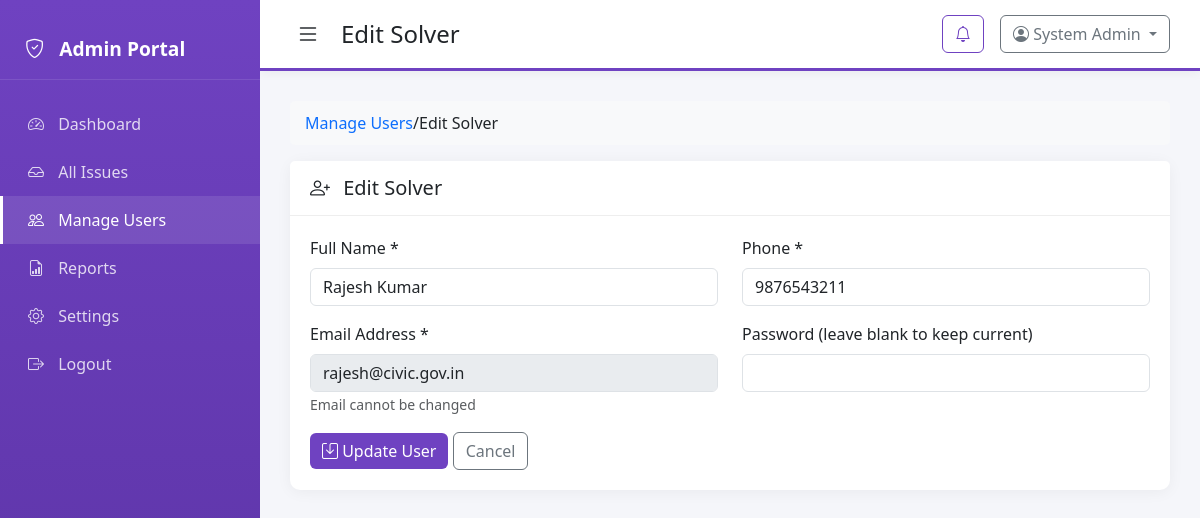
Screenshot of /admin/add-user.php?role=solver&id=2 (signed in) with the database file from the repository.
### tables this page shows
CREATE TABLE users (
    id INT AUTO_INCREMENT PRIMARY KEY,
    full_name VARCHAR(100) NOT NULL,
    email VARCHAR(150) NOT NULL UNIQUE,
    phone VARCHAR(20),
    password VARCHAR(255) NOT NULL,
    role ENUM('citizen', 'solver', 'admin') NOT NULL,
    address VARCHAR(255),
    city VARCHAR(100),
    profile_pic VARCHAR(255),
    is_active TINYINT(1) DEFAULT 1,
    created_at TIMESTAMP DEFAULT CURRENT_TIMESTAMP
);

### includes/functions.php (called while the page is built, shortened)
<?php
function sanitize($data) {
    return htmlspecialchars(trim($data), ENT_QUOTES, 'UTF-8');
}
function getUserById($pdo, $userId) {
    $stmt = $pdo->prepare("SELECT * FROM users WHERE id = ?");
    $stmt->execute([$userId]);
    return $stmt->fetch();
}

### admin/add-user.php (the view, shortened to what this page needs)
<?php
require_once __DIR__ . '/../includes/db.php';
require_once __DIR__ . '/../includes/functions.php';
$userId = $_SESSION['user_id'];
$user = getUserById($pdo, $userId);
$role = $_GET['role'] ?? 'solver';
$userIdToEdit = $_GET['id'] ?? null;
$editUser = null;
if ($userIdToEdit) {
    $stmt = $pdo->prepare("SELECT * FROM users WHERE id = ?");
    $stmt->execute([$userIdToEdit]);
    $editUser = $stmt->fetch();
}
?>
<!DOCTYPE html>
<html lang="en">
<head>
    <link href="https://cdn.jsdelivr.net/npm/bootstrap@5.3.0/dist/css/bootstrap.min.css" rel="stylesheet">
    <link href="https://cdn.jsdelivr.net/npm/bootstrap-icons@1.10.0/font/bootstrap-icons.css" rel="stylesheet">
    <link rel="stylesheet" href="../assets/css/style.css">
</head>
<body>
    <div class="sidebar sidebar-admin">
        <div class="sidebar-header">
            <i class="bi bi-shield-check"></i> Admin Portal
        </div>
        <nav>
            <a href="dashboard.php"><i class="bi bi-speedometer2"></i> Dashboard</a>
            <a href="issues.php"><i class="bi bi-inbox"></i> All Issues</a>
            <a href="users.php" class="active"><i class="bi bi-people"></i> Manage Users</a>
            <a href="reports.php"><i class="bi bi-file-earmark-bar-graph"></i> Reports</a>
            <a href="settings.php"><i class="bi bi-gear"></i> Settings</a>
            <a href="logout.php"><i class="bi bi-box-arrow-right"></i> Logout</a>
        </nav>
    </div>
    <div class="main-content">
        <header class="top-bar top-bar-admin">
            <button class="btn-toggle" onclick="toggleSidebar()">
                <i class="bi bi-list"></i>
            </button>
            <h4><?= $editUser ? 'Edit' : 'Add' ?> <?= ucfirst($role) ?></h4>
            <div class="ms-auto d-flex align-items-center gap-3">
                <div class="dropdown">
                    <button class="btn btn-outline-purple position-relative" data-bs-toggle="dropdown">
                        <i class="bi bi-bell"></i>
                    </button>
                </div>
                <div class="dropdown">
                    <button class="btn btn-outline-secondary dropdown-toggle" data-bs-toggle="dropdown">
                        <i class="bi bi-person-circle"></i> <?= sanitize($user['full_name']) ?>
                    </button>
                </div>
            </div>
        </header>
        <main class="content">
            <nav class="breadcrumb mb-3">
                <a href="users.php">Manage Users</a> / <span><?= $editUser ? 'Edit' : 'Add' ?> <?= ucfirst($role) ?></span>
            </nav>
            <div class="card">
                <div class="card-header"><h5><i class="bi bi-person-plus"></i> <?= $editUser ? 'Edit' : 'Add New' ?> <?= ucfirst($role) ?></h5></div>
                <div class="card-body">
                    <form method="POST">
                        <div class="row">
                            <div class="col-md-6 mb-3">
                                <label class="form-label">Full Name *</label>
                                <input type="text" name="full_name" class="form-control" value="<?= $editUser ? sanitize($editUser['full_name']) : '' ?>" required>
                            </div>
                            <div class="col-md-6 mb-3">
                                <label class="form-label">Phone *</label>
                                <input type="tel" name="phone" class="form-control" value="<?= $editUser ? sanitize($editUser['phone']) : '' ?>" required>
                            </div>
                        </div>
                        <div class="row">
                            <div class="col-md-6 mb-3">
                                <label class="form-label">Email Address *</label>
                                <input type="email" name="email" class="form-control" value="<?= $editUser ? sanitize($editUser['email']) : '' ?>" <?= $editUser ? 'disabled' : 'required' ?>>
                                <?php if ($editUser): ?><small class="text-muted">Email cannot be changed</small><?php endif; ?>
                            </div>
                            <div class="col-md-6 mb-3">
                                <label class="form-label">Password <?= $editUser ? '(leave blank to keep current)' : '*' ?></label>
                                <input type="password" name="password" class="form-control" <?= $editUser ? '' : 'required' ?>>
                            </div>
                        </div>
                        <button type="submit" class="btn btn-purple">
                            <i class="bi bi-save"></i> <?= $editUser ? 'Update' : 'Create' ?> User
                        </button>
                        <a href="users.php?tab=<?= $role . 's' ?>" class="btn btn-outline-secondary">Cancel</a>
                    </form>
                </div>
            </div>
        </main>
    </div>
</body>
</html>

### assets/css/style.css (style rules this page uses)
:root { --primary: #0d6efd; --secondary: #6c757d; --success: #198754; --warning: #ffc107; --danger: #dc3545; --purple: #6f42c1; --light: #f8f9fa; --dark: #212529; }
body { font-family: 'Segoe UI', Tahoma, Geneva, Verdana, sans-serif; background: #f5f6fa; overflow-x: hidden; }
.sidebar { width: 260px; height: 100vh; background: linear-gradient(180deg, var(--primary) 0%, #0a58ca 100%); position: fixed; left: 0; top: 0; padding-top: 20px; transition: all 0.3s; z-index: 1000; }
.sidebar.sidebar-admin { background: linear-gradient(180deg, var(--purple) 0%, #5a32a3 100%); }
.sidebar-header { padding: 15px 25px; color: white; font-size: 1.2rem; font-weight: 600; border-bottom: 1px solid rgba(255,255,255,0.1); margin-bottom: 20px; }
.sidebar-header i { margin-right: 10px; }
.sidebar nav a { display: block; padding: 12px 25px; color: rgba(255,255,255,0.8); text-decoration: none; transition: all 0.2s; border-left: 3px solid transparent; }
.sidebar nav a:hover, .sidebar nav a.active { background: rgba(255,255,255,0.1); color: white; border-left-color: white; }
.sidebar nav a i { margin-right: 10px; width: 20px; }
.main-content { margin-left: 260px; padding: 0; min-height: 100vh; transition: all 0.3s; }
.top-bar { background: white; padding: 15px 30px; display: flex; align-items: center; box-shadow: 0 2px 10px rgba(0,0,0,0.05); position: sticky; top: 0; z-index: 100; }
.top-bar h4 { margin: 0; color: var(--dark); }
.top-bar.top-bar-admin { border-bottom: 3px solid var(--purple); }
.btn-toggle { background: none; border: none; font-size: 1.5rem; margin-right: 15px; cursor: pointer; color: var(--dark); }
.content { padding: 30px; }
.card { border: none; border-radius: 10px; box-shadow: 0 2px 15px rgba(0,0,0,0.05); margin-bottom: 20px; }
.card-header { background: white; border-bottom: 1px solid #eee; padding: 15px 20px; font-weight: 600; }
.card-header h5 { margin: 0; }
.card-header h5 i { margin-right: 8px; }
.card-body { padding: 20px; }
.btn-purple { background: var(--purple); color: white; border: none; }
.btn-outline-purple { color: var(--purple); border-color: var(--purple); }
.breadcrumb { background: #f8f9fa; padding: 10px 15px; border-radius: 5px; }
.breadcrumb a { color: var(--primary); text-decoration: none; }

### rows the page displays
users: full_name "System Admin"
users: full_name "Rajesh Kumar", phone "9876543211", email "rajesh@civic.gov.in"

### other values shown
$role "Solver"
